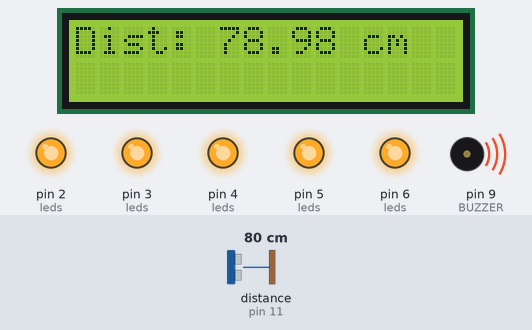
Simulated run of this sketch. Board: Arduino Uno, built with avr-gcc and run on an emulated ATmega328P. On the bench: 16×2 character LCD, output pins drawn as LEDs (lit = HIGH), buzzer (waves = sounding). Wiring (inferred from the names in the program): ultrasonic range finder: trigger pin 10; echo pin 11. Inputs (shaded band) come from the test bench; at power-on: distance to the obstacle (sensor on pin 11) 80 cm. The echo pulse lasts 58.3 µs per cm; pins used as bus, display or sensor lines are not drawn; what the sketch prints to the serial monitor is not drawn.

Above: at 6.39 s.
Timing chart, 0 to 6.4 s (numbered marks = the images above):
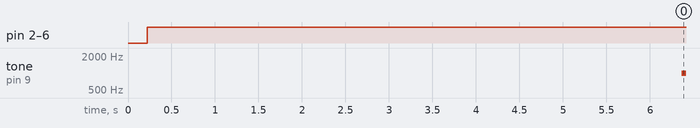

The sketch:

ultrasonice.ino
```cpp
#include <Wire.h>
#include <LiquidCrystal_I2C.h>

// Ultrasonic sensor pins
const int trigPin = 10;
const int echoPin = 11;

const int BUZZER = 9;

// LED pins
const int L1 = 2;
const int L2 = 3;
const int L3 = 4;
const int L4 = 5;
const int L5 = 6;

int leds[] = {L1, L2, L3, L4, L5};

// Variables for distance measurement
long duration;
double distance;
int numLeds;
unsigned long startMillis;

const int numberOfSamples = 30;
double distance_values[numberOfSamples];

// Set the LCD I2C address (0x27 or 0x3F)
LiquidCrystal_I2C lcd(0x27, 16, 2);

void setup() {
  // Initialize ultrasonic sensor pins
  pinMode(trigPin, OUTPUT);
  pinMode(echoPin, INPUT);

  // Initialize LED pins
  for (int i = 0; i < 5; i++) {
    pinMode(leds[i], OUTPUT);
  }

  pinMode(BUZZER, OUTPUT);

  lcd.init();         // Initialize the LCD
  lcd.backlight();    // Turn on the backlight
  lcd.setCursor(0, 0);


  startMillis = millis();

  Serial.begin(9600);
}

void loop() {

  distance = getDistance();

  // Map the distance to LED count and beep speed
  numLeds = map(distance, 2, 30, 1, 5);
  numLeds = constrain(numLeds, 0, 5);
  unsigned long beepInterval = map(distance, 5, 50, 500, 4000);


  // Turn on LEDs depending on distance
  for (int i = 0; i < 5; i++) {
    digitalWrite(leds[i], (i < numLeds) ? HIGH : LOW);
  }

  // Buzzer beep
  if (millis() - startMillis >= beepInterval) {
    startMillis = millis();
    tone(BUZZER, 1000, 50); // 50ms beep

    // Print distance
  Serial.print("Distance: ");
  Serial.print(distance);
  Serial.print(" cm - LEDs: ");
  Serial.println(numLeds);

  lcd.setCursor(0, 0);
  lcd.print("Dist: ");
  lcd.print((double)distance, 2);
  lcd.print(" cm    ");
  }


  delay(25);
}

double getDistance() {

  double sum = 0;

  for (int i = 0; i < numberOfSamples ; i ++) {
      // Send ultrasonic pulse
      digitalWrite(trigPin, LOW);
      delayMicroseconds(2);
      digitalWrite(trigPin, HIGH);
      delayMicroseconds(10);
      digitalWrite(trigPin, LOW);

      // Measure distance
      duration = pulseIn(echoPin, HIGH, 25000); //25ms time-out to avoid long waits
      distance = duration * 0.034 / 2;
      if (distance > 2 && distance < 400) {
        distance_values[i] = distance;
        sum += distance;
      }
      else {
        distance_values[i] = 0;
      }
    }

    return sum / numberOfSamples;

}
```

Measured:
- by itself, pin 2 (leds), pin 3 (leds), pin 4 (leds), pin 5 (leds), pin 6 (leds): LOW → HIGH at 0.22 s
- by itself, tone on pin 9 (BUZZER): silent → 1000 Hz at 6.4 s
